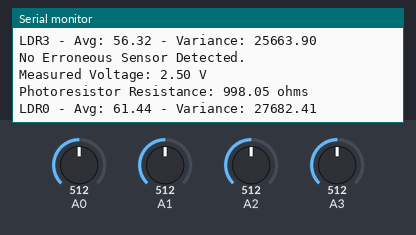
A sketch run on a simulated Arduino Uno, built with avr-gcc and run on an emulated ATmega328P. On the bench: the last lines printed to the serial monitor. The test bench sets the inputs (shaded band); at power-on: A1 = 512, A2 = 512, A3 = 512, A0 = 512.

Above: at 3.3 s.
3.4 s: A1 set to 947
At 3.57 s:
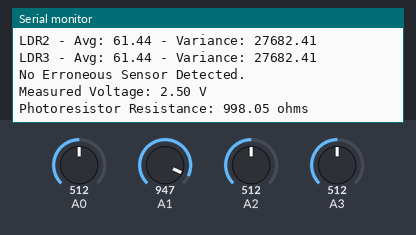
4.9 s: A1 set to 979
At 4.98 s:
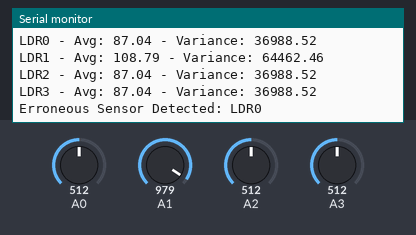
6.4 s: A2 set to 968
At 6.6 s:
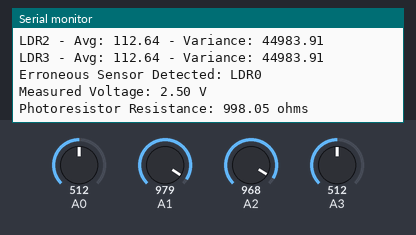
9.4 s: A2 set to 991
At 9.48 s:
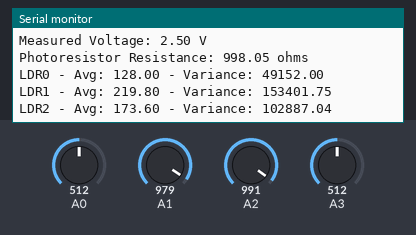
12.4 s: A3 set to 976
At 12.56 s:
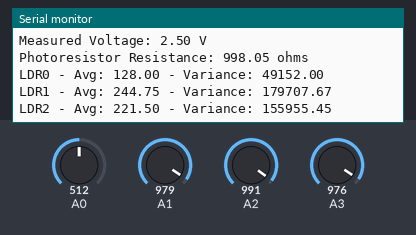
15.4 s: A3 set to 1002
At 15.42 s:
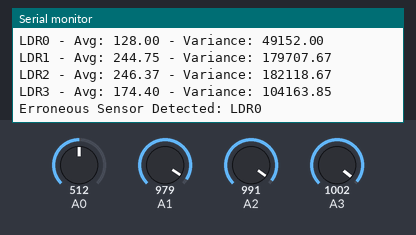
Timing chart, 0 to 18.4 s (numbered marks = the images above; inputs shaded):
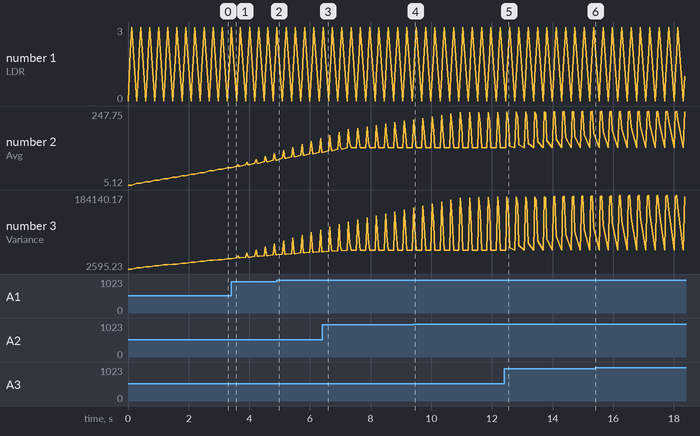

Measured:
- the behaviour switches between 963 and 964 on A1 (found by bisection; images 1 and 2)
- the behaviour switches between 983 and 984 on A2 (found by bisection; images 3 and 4)
- the behaviour switches between 983 and 984 on A3 (found by bisection; images 5 and 6)
- plotted number 2: 128 → 174.4 after the input at 12.4 s
- plotted number 3: 49152 → 104163.85 after the input at 12.4 s

The sketch:

Circuit_code.ino
```cpp
#define WINDOW_SIZE 100  // The number of readings in the sliding window

int sensorValues[4][WINDOW_SIZE];  // Array to store readings for 4 sensors
int currentIndex = 0;  // The current index for storing readings
long sum[4];  // Sums for each sensor
long sumOfSquares[4];  // Sum of squares for each sensor
double average[4];  // Averages for each sensor
double variance[4];  // Variance for each sensor

const int R1 = 1000;  // Resistance of R1 in ohms
const float V_REF = 5.0;  // Reference voltage of the Arduino

void setup() {
  Serial.begin(9600); // Set serial communication speed
  // Initialize arrays to 0
  for (int i = 0; i < 4; i++) {
    sum[i] = 0;
    sumOfSquares[i] = 0;
    average[i] = 0;
    variance[i] = 0;
    for (int j = 0; j < WINDOW_SIZE; j++) {
      sensorValues[i][j] = 0;
    }
  }
}

void loop() {
  // Read sensor values
  int sensorValue = analogRead(A0);
  int sensorValue1 = analogRead(A1);
  int sensorValue2 = analogRead(A2);
  int sensorValue3 = analogRead(A3);

  // Update the sliding window for each sensor
  updateSensorValues(0, sensorValue);
  updateSensorValues(1, sensorValue1);
  updateSensorValues(2, sensorValue2);
  updateSensorValues(3, sensorValue3);

  // Print the results for each sensor
  for (int i = 0; i < 4; i++) {
    Serial.print("LDR");
    Serial.print(i);
    Serial.print(" - Avg: ");
    Serial.print(average[i]);
    Serial.print(" - Variance: ");
    Serial.println(variance[i]);
  }

  // Detect erroneous sensor
  int erroneousSensor = detectErroneousSensor();
  if (erroneousSensor != -1) {
    Serial.print("Erroneous Sensor Detected: LDR");
    Serial.println(erroneousSensor);
  } else {
    Serial.println("No Erroneous Sensor Detected.");
  }

  // Calculate and display voltage and resistance range for sensor A0
  calculateAndDisplayVoltageAndResistance(sensorValue);

  delay(100);  // Adjust this delay as per your requirement
}

// Update the sliding window for a specific sensor
void updateSensorValues(int sensorIndex, int newValue) {
  // Subtract the old value from sum and sumOfSquares
  sum[sensorIndex] -= sensorValues[sensorIndex][currentIndex];
  sumOfSquares[sensorIndex] -= (long)sensorValues[sensorIndex][currentIndex] * sensorValues[sensorIndex][currentIndex];

  // Add the new value to sum and sumOfSquares
  sum[sensorIndex] += newValue;
  sumOfSquares[sensorIndex] += (long)newValue * newValue;

  // Store the new value in the sensor's sliding window
  sensorValues[sensorIndex][currentIndex] = newValue;

  // Move to the next index (circular array)
  currentIndex = (currentIndex + 1) % WINDOW_SIZE;

  // Calculate the average
  average[sensorIndex] = sum[sensorIndex] / (double)WINDOW_SIZE;

  // Calculate the variance using the formula:
  // Variance = (sum(x^2) / N) - (mean^2)
  double squaredSum = sumOfSquares[sensorIndex] / (double)WINDOW_SIZE;
  variance[sensorIndex] = squaredSum - (average[sensorIndex] * average[sensorIndex]);

  // Ensure variance is non-negative due to precision errors
  if (variance[sensorIndex] < 0) {
    variance[sensorIndex] = 0;
  }
}

// Function to detect erroneous sensor readings
int detectErroneousSensor() {
  double avgThreshold = 20.0;  // Threshold for average deviation
  double varThreshold = 30.0;  // Threshold for variance deviation

  for (int i = 0; i < 4; i++) {
    // Compute the average and variance of the other three sensors
    double otherAvg = 0.0;
    double otherVar = 0.0;
    for (int j = 0; j < 4; j++) {
      if (j != i) {
        otherAvg += average[j];
        otherVar += variance[j];
      }
    }
    otherAvg /= 3.0;
    otherVar /= 3.0;

    // Check if the current sensor deviates significantly
    if (abs(average[i] - otherAvg) > avgThreshold || abs(variance[i] - otherVar) > varThreshold) {
      return i;  // Return the index of the erroneous sensor
    }
  }
  return -1;  // No erroneous sensor detected
}

// Function to calculate and display voltage and resistance
void calculateAndDisplayVoltageAndResistance(int sensorValue) {
  // Calculate the voltage
  float voltage = (sensorValue / 1023.0) * V_REF;

  // Calculate the resistance of the photoresistor using voltage divider formula
  float resistance = (V_REF / voltage - 1) * R1;

  Serial.print("Measured Voltage: ");
  Serial.print(voltage);
  Serial.println(" V");

  Serial.print("Photoresistor Resistance: ");
  Serial.print(resistance);
  Serial.println(" ohms");
}
```
